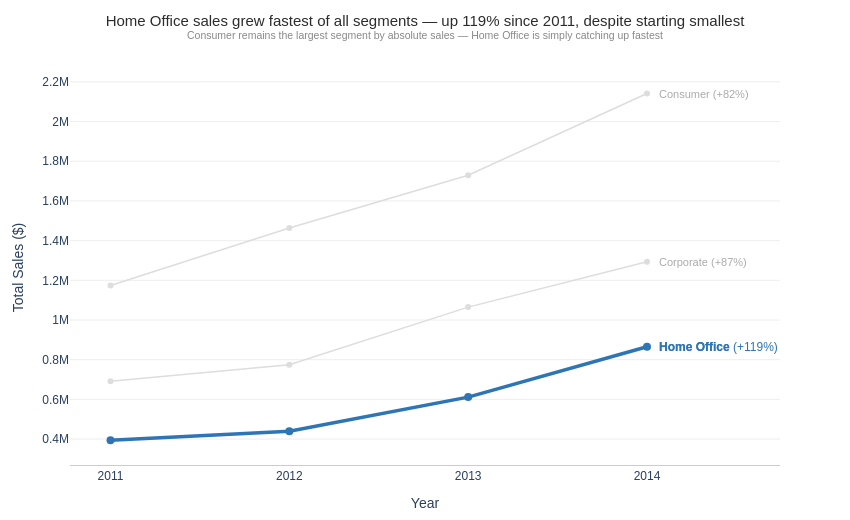

The notebook cell this image was saved under:
### Markdown cell above
### Q3: How have sales and profit trended over time across customer segments — did any segment's growth stall or reverse?

### Code cell
# Aggregate: total sales per Segment per Year (using Year since Order Date is unusable)
trend = (df.groupby(['Year', 'Segment'])['Sales']
          .sum().reset_index())

# Identify which segment to highlight: compute growth rate 2011 -> 2014 per segment
growth = trend.pivot(index='Segment', columns='Year', values='Sales')
growth['pct_change'] = (growth[2014] - growth[2011]) / growth[2011] * 100
highlight_segment = growth['pct_change'].idxmax()  # fastest growing segment
highlight_pct = growth.loc[highlight_segment, 'pct_change']

# Colour map: grey everything, highlight the fastest-growing segment
color_map = {seg: ('#2E75B6' if seg == highlight_segment else '#DDDDDD')
             for seg in trend['Segment'].unique()}

# ── Step 1: Plotly Express base chart ─────────────────────────────────────
fig = px.line(
    trend, x='Year', y='Sales', color='Segment',
    color_discrete_map=color_map,
    labels={'Sales': 'Total Sales ($)', 'Year': 'Year'},
    markers=True
)

# ── Step 2: Line weight — highlighted segment thicker, others thin ─────────
fig.update_traces(line=dict(width=1.5), marker=dict(size=6), showlegend=False)
fig.update_traces(line=dict(width=3.5), marker=dict(size=8),
                   selector=dict(name=highlight_segment))

# ── Step 3: Direct label at end of highlighted line ────────────────────────
last_point = trend[(trend['Segment'] == highlight_segment) & (trend['Year'] == trend['Year'].max())]
fig.add_annotation(
    x=last_point['Year'].values[0], y=last_point['Sales'].values[0],
    text=f'<b>{highlight_segment}</b>', showarrow=False,
    xanchor='left', xshift=10,
    font=dict(color='#2E75B6', size=12, family='Arial')
)

# Also label the other (grey) segments directly at their endpoints, greyed
for seg in trend['Segment'].unique():
    pt = trend[(trend['Segment'] == seg) & (trend['Year'] == trend['Year'].max())]
    pct = growth.loc[seg, 'pct_change']
    is_highlight = seg == highlight_segment
    label = f'<b>{seg}</b> (+{pct:.0f}%)' if is_highlight else f'{seg} (+{pct:.0f}%)'
    fig.add_annotation(
        x=pt['Year'].values[0], y=pt['Sales'].values[0],
        text=label, showarrow=False, xanchor='left', xshift=10,
        font=dict(color='#2E75B6' if is_highlight else '#AAAAAA',
                   size=12 if is_highlight else 11, family='Arial')
    )

# ── Step 4: Customisation ──────────────────────────────────────────────────
fig.update_layout(
    title=dict(
        text=(f'{highlight_segment} sales grew fastest of all segments — up {highlight_pct:.0f}% since 2011, despite starting smallest'
              f'<br><sup style="color:#888888">Consumer remains the largest segment by absolute sales — {highlight_segment} is simply catching up fastest</sup>'),
        font=dict(family='Arial', size=15, color='#2C2C2C'),
        x=0.5, xanchor='center', y=0.95
    ),
    font=dict(family='Arial', size=12),
    plot_bgcolor='white', paper_bgcolor='white',
    xaxis=dict(title='Year', showgrid=False, tickmode='array',
               tickvals=trend['Year'].unique(), showline=True, linecolor='#CCCCCC'),
    yaxis=dict(gridcolor='#EEEEEE', title='Total Sales ($)', zeroline=False),
    margin=dict(l=70, r=70, t=70, b=50),   # slightly taller top margin for the subtitle line
    height=520, width=850
)

fig.show()

### Figure 1 — Plotly figure (JSON) as saved in the notebook; plotly's stock layout.template omitted (floating-point values rounded to 4 significant figures)
{"data": [{"hovertemplate": "Segment=Consumer<br>Year=%{x}<br>Total Sales ($)=%{y}<extra></extra>", "legendgroup": "Consumer", "line": {"color": "#DDDDDD", "dash": "solid", "width": 1.5}, "marker": {"size": 6, "symbol": "circle"}, "mode": "lines+markers", "name": "Consumer", "orientation": "v", "showlegend": false, "type": "scatter", "x": [2011, 2012, 2013, 2014], "xaxis": "x", "y": [1173701, 1463804, 1729284, 2141352], "yaxis": "y"}, {"hovertemplate": "Segment=Corporate<br>Year=%{x}<br>Total Sales ($)=%{y}<extra></extra>", "legendgroup": "Corporate", "line": {"color": "#DDDDDD", "dash": "solid", "width": 1.5}, "marker": {"size": 6, "symbol": "circle"}, "mode": "lines+markers", "name": "Corporate", "orientation": "v", "showlegend": false, "type": "scatter", "x": [2011, 2012, 2013, 2014], "xaxis": "x", "y": [691685, 774450, 1065033, 1293640], "yaxis": "y"}, {"hovertemplate": "Segment=Home Office<br>Year=%{x}<br>Total Sales ($)=%{y}<extra></extra>", "legendgroup": "Home Office", "line": {"color": "#2E75B6", "dash": "solid", "width": 3.5}, "marker": {"size": 8, "symbol": "circle"}, "mode": "lines+markers", "name": "Home Office", "orientation": "v", "showlegend": false, "type": "scatter", "x": [2011, 2012, 2013, 2014], "xaxis": "x", "y": [394125, 439239, 611543, 865049], "yaxis": "y"}], "layout": {"annotations": [{"font": {"color": "#2E75B6", "family": "Arial", "size": 12}, "showarrow": false, "text": "<b>Home Office</b>", "x": 2014, "xanchor": "left", "xshift": 10, "y": 865049}, {"font": {"color": "#AAAAAA", "family": "Arial", "size": 11}, "showarrow": false, "text": "Consumer (+82%)", "x": 2014, "xanchor": "left", "xshift": 10, "y": 2141352}, {"font": {"color": "#AAAAAA", "family": "Arial", "size": 11}, "showarrow": false, "text": "Corporate (+87%)", "x": 2014, "xanchor": "left", "xshift": 10, "y": 1293640}, {"font": {"color": "#2E75B6", "family": "Arial", "size": 12}, "showarrow": false, "text": "<b>Home Office</b> (+119%)", "x": 2014, "xanchor": "left", "xshift": 10, "y": 865049}], "font": {"family": "Arial", "size": 12}, "height": 520, "legend": {"title": {"text": "Segment"}, "tracegroupgap": 0}, "margin": {"b": 50, "l": 70, "r": 70, "t": 70}, "paper_bgcolor": "white", "plot_bgcolor": "white", "title": {"font": {"color": "#2C2C2C", "family": "Arial", "size": 15}, "text": "Home Office sales grew fastest of all segments — up 119% since 2011, despite starting smallest<br><sup style=\"color:#888888\">Consumer remains the largest segment by absolute sales — Home Office is simply catching up fastest</sup>", "x": 0.5, "xanchor": "center", "y": 0.95}, "width": 850, "xaxis": {"anchor": "y", "domain": [0, 1], "linecolor": "#CCCCCC", "showgrid": false, "showline": true, "tickmode": "array", "tickvals": [2011, 2012, 2013, 2014], "title": {"text": "Year"}}, "yaxis": {"anchor": "x", "domain": [0, 1], "gridcolor": "#EEEEEE", "title": {"text": "Total Sales ($)"}, "zeroline": false}}}
